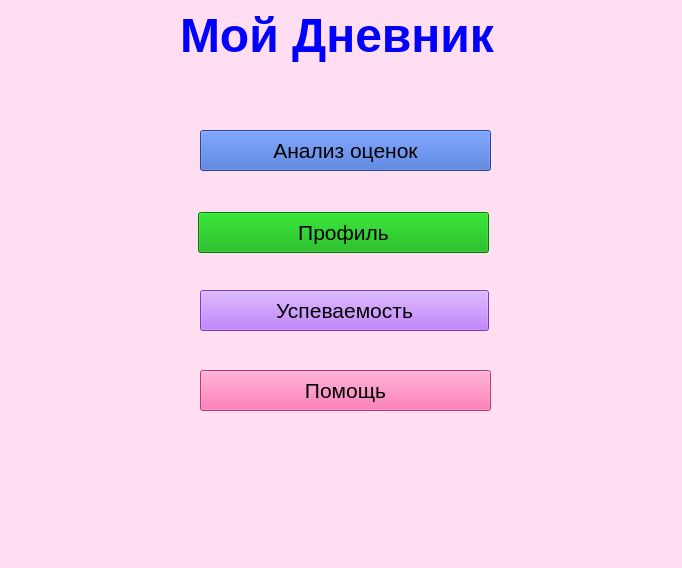
<?xml version="1.0" encoding="UTF-8"?>
<ui version="4.0">
 <class>MainWindow</class>
 <widget class="QMainWindow" name="MainWindow">
  <property name="geometry">
   <rect>
    <x>0</x>
    <y>0</y>
    <width>682</width>
    <height>568</height>
   </rect>
  </property>
  <property name="font">
   <font>
    <pointsize>16</pointsize>
    <weight>50</weight>
    <bold>false</bold>
   </font>
  </property>
  <property name="windowTitle">
   <string>MainWindow</string>
  </property>
  <property name="styleSheet">
   <string notr="true">color: rgb(0, 0, 0);
background-color: rgb(255, 222, 242);</string>
  </property>
  <widget class="QWidget" name="centralwidget">
   <widget class="QPushButton" name="student_profile">
    <property name="geometry">
     <rect>
      <x>198</x>
      <y>212</y>
      <width>291</width>
      <height>41</height>
     </rect>
    </property>
    <property name="font">
     <font>
      <pointsize>16</pointsize>
     </font>
    </property>
    <property name="styleSheet">
     <string notr="true">background-color: #00aa00;</string>
    </property>
    <property name="text">
     <string>Профиль</string>
    </property>
   </widget>
   <widget class="QPushButton" name="grades_btn">
    <property name="enabled">
     <bool>true</bool>
    </property>
    <property name="geometry">
     <rect>
      <x>200</x>
      <y>290</y>
      <width>289</width>
      <height>41</height>
     </rect>
    </property>
    <property name="maximumSize">
     <size>
      <width>300</width>
      <height>16777215</height>
     </size>
    </property>
    <property name="baseSize">
     <size>
      <width>200</width>
      <height>300</height>
     </size>
    </property>
    <property name="font">
     <font>
      <pointsize>16</pointsize>
     </font>
    </property>
    <property name="styleSheet">
     <string notr="true">background-color: #aa55ff;</string>
    </property>
    <property name="text">
     <string>Успеваемость</string>
    </property>
   </widget>
   <widget class="QPushButton" name="grades_analyze_btn">
    <property name="geometry">
     <rect>
      <x>200</x>
      <y>130</y>
      <width>291</width>
      <height>41</height>
     </rect>
    </property>
    <property name="font">
     <font>
      <pointsize>16</pointsize>
     </font>
    </property>
    <property name="styleSheet">
     <string notr="true">background-color: rgb(51, 96, 200);</string>
    </property>
    <property name="text">
     <string>Анализ оценок</string>
    </property>
   </widget>
   <widget class="QPushButton" name="settings_dnevnik">
    <property name="geometry">
     <rect>
      <x>200</x>
      <y>370</y>
      <width>291</width>
      <height>41</height>
     </rect>
    </property>
    <property name="font">
     <font>
      <pointsize>16</pointsize>
     </font>
    </property>
    <property name="styleSheet">
     <string notr="true">background-color: rgb(255, 82, 160)</string>
    </property>
    <property name="text">
     <string>Помощь</string>
    </property>
   </widget>
   <widget class="QLabel" name="main_label">
    <property name="geometry">
     <rect>
      <x>180</x>
      <y>-10</y>
      <width>361</width>
      <height>91</height>
     </rect>
    </property>
    <property name="font">
     <font>
      <pointsize>36</pointsize>
      <weight>75</weight>
      <bold>true</bold>
     </font>
    </property>
    <property name="styleSheet">
     <string notr="true">color: blue</string>
    </property>
    <property name="text">
     <string>Мой Дневник</string>
    </property>
   </widget>
  </widget>
  <widget class="QMenuBar" name="menubar">
   <property name="geometry">
    <rect>
     <x>0</x>
     <y>0</y>
     <width>682</width>
     <height>21</height>
    </rect>
   </property>
  </widget>
  <widget class="QStatusBar" name="statusbar"/>
 </widget>
 <resources/>
 <connections/>
</ui>
